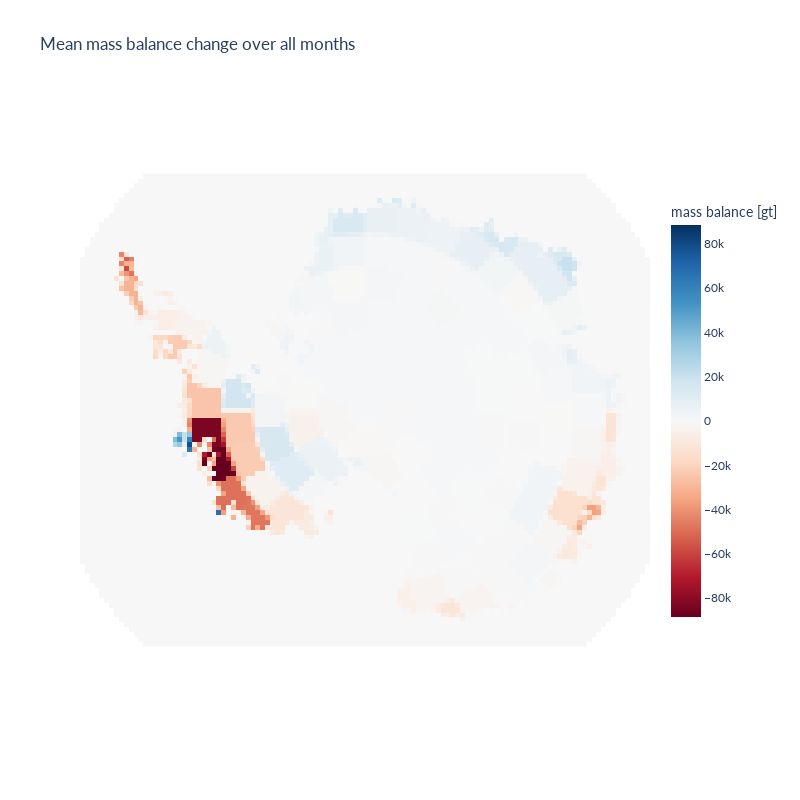

This figure's notebook cell:
### Code cell
fig = go.Figure(go.Heatmap(
    # mean or sum
    z = Z,
    colorscale = 'RdBu',
    zmid = 0,))

fig.update_layout(
    title = "Mean mass balance change over all months",
)

fig.update_traces(colorbar_orientation = "v")
fig.update_traces(colorbar_title = "mass balance [gt]")
fig.update_traces(colorbar_len = 0.7)

fig.update_layout(
    height = 800,
    width = 800,
    yaxis_scaleanchor = "x",
)

fig.update_xaxes(visible = False)
fig.update_yaxes(visible = False)

fig.update_layout(template = "plotly_white")
fig.update_layout(font_family = "Lato")
# fig.update_layout(font_family = "Open Sans")

fig.show()

### Figure 1 — Plotly figure (JSON) as saved in the notebook; plotly's stock layout.template omitted (floating-point values rounded to 4 significant figures; data arrays with more than 128 entries replaced by an {"elided": "..."} marker saying what was removed)
{"data": [{"colorbar": {"len": 0.7, "orientation": "v", "title": {"text": "mass balance [gt]"}}, "colorscale": [[0, "rgb(103,0,31)"], [0.1, "rgb(178,24,43)"], [0.2, "rgb(214,96,77)"], [0.3, "rgb(244,165,130)"], [0.4, "rgb(253,219,199)"], [0.5, "rgb(247,247,247)"], [0.6, "rgb(209,229,240)"], [0.7, "rgb(146,197,222)"], [0.8, "rgb(67,147,195)"], [0.9, "rgb(33,102,172)"], [1, "rgb(5,48,97)"]], "type": "heatmap", "z": {"elided": "97x117 float values"}, "zmid": 0}], "layout": {"font": {"family": "Lato"}, "height": 800, "title": {"text": "Mean mass balance change over all months"}, "width": 800, "xaxis": {"visible": false}, "yaxis": {"scaleanchor": "x", "visible": false}}}
